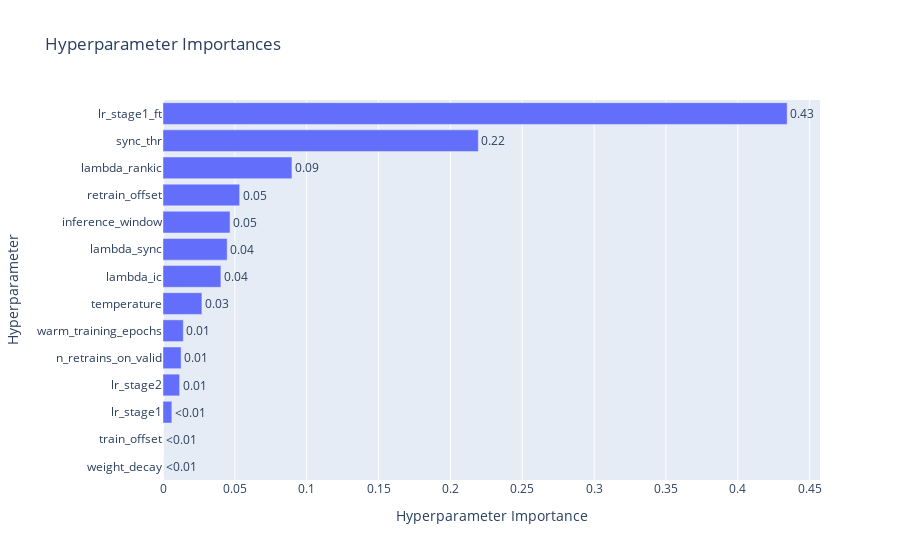

Notebook code cell kept with this figure:
### Markdown cell above
---
## Stage 2: Model Hyperparameter Optimization
Optimize model hyperparameters using Optuna

### Code cell
# Run model hyperparameter optimization
logger.info("\n" + "="*70)
logger.info("🔬 STAGE 2: MODEL HYPERPARAMETER OPTIMIZATION")
logger.info("="*70 + "\n")

model_results = tuner.optimize_model()

print("\n✅ Model optimization complete!")
print(f"Best model path: {model_results['model_path']}")
print(f"MLflow run ID: {model_results['mlflow_run_id']}")
model_results['param_importance_fig'].show()

### Figure 1 — Plotly figure (JSON) as saved in the notebook; plotly's stock layout.template omitted (floating-point values rounded to 4 significant figures)
{"data": [{"cliponaxis": false, "hovertemplate": ["weight_decay (CategoricalDistribution): 0.0<extra></extra>", "train_offset (CategoricalDistribution): 3.267469564074996e-06<extra></extra>", "lr_stage1 (FloatDistribution): 0.006158096164439773<extra></extra>", "lr_stage2 (FloatDistribution): 0.011566403511715019<extra></extra>", "n_retrains_on_valid (CategoricalDistribution): 0.012598442870117832<extra></extra>", "warm_training_epochs (IntDistribution): 0.014137108820349553<extra></extra>", "temperature (FloatDistribution): 0.027080722994841946<extra></extra>", "lambda_ic (CategoricalDistribution): 0.04029293591144361<extra></extra>", "lambda_sync (CategoricalDistribution): 0.04466241826847009<extra></extra>", "inference_window (CategoricalDistribution): 0.04664137755398355<extra></extra>", "retrain_offset (CategoricalDistribution): 0.053340561060124504<extra></extra>", "lambda_rankic (CategoricalDistribution): 0.08973068803305041<extra></extra>", "sync_thr (FloatDistribution): 0.21942808812445017<extra></extra>", "lr_stage1_ft (FloatDistribution): 0.4343598892174494<extra></extra>"], "name": "Objective Value", "orientation": "h", "text": ["<0.01", "<0.01", "<0.01", "0.01", "0.01", "0.01", "0.03", "0.04", "0.04", "0.05", "0.05", "0.09", "0.22", "0.43"], "textposition": "outside", "type": "bar", "x": [0, 3.267e-06, 0.006158, 0.01157, 0.0126, 0.01414, 0.02708, 0.04029, 0.04466, 0.04664, 0.05334, 0.08973, 0.2194, 0.4344], "y": ["weight_decay", "train_offset", "lr_stage1", "lr_stage2", "n_retrains_on_valid", "warm_training_epochs", "temperature", "lambda_ic", "lambda_sync", "inference_window", "retrain_offset", "lambda_rankic", "sync_thr", "lr_stage1_ft"]}], "layout": {"title": {"text": "Hyperparameter Importances"}, "xaxis": {"title": {"text": "Hyperparameter Importance"}}, "yaxis": {"title": {"text": "Hyperparameter"}}}}
